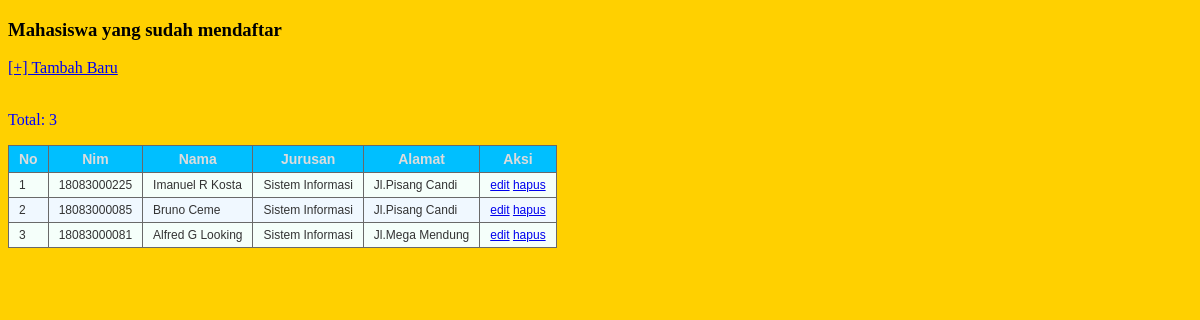
Page /list.php on the committed database.
### tables this page shows
CREATE TABLE `mahasiswa` (
  `id` int(11) NOT NULL,
  `nim` varchar(20) NOT NULL,
  `nama` varchar(30) NOT NULL,
  `jurusan` varchar(20) NOT NULL,
  `alamat` varchar(20) NOT NULL
);

### list.php (the view, shortened to what this page needs)
<?php include("config.php"); ?>
<!DOCTYPE html>
<html>
<head>
<link rel="stylesheet" href="list.css" />
</head>
<body>
    <header>
        <h3>Mahasiswa yang sudah mendaftar</h3>
    </header>
    <nav>
        <a href="daftar.php">[+] Tambah Baru</a>
    </nav>
    <br>
    <table border="1">
    <thead>
        <tr style="text-align:center;font-weight:bold;background-color:grey">
            <th>No</th>
            <th>Nim</th>
            <th>Nama</th>
            <th>Jurusan</th>
            <th>Alamat</th>
            <th>Aksi</th>
        </tr>
    </thead>
    <tbody>
        <?php
        $sql = "SELECT * FROM mahasiswa";
        $query = mysqli_query($db, $sql);
        while($siswa = mysqli_fetch_array($query)){
            echo "<tr>";
            echo "<td>".$siswa['id']."</td>";
            echo "<td>".$siswa['nim']."</td>";
            echo "<td>".$siswa['nama']."</td>";
            echo "<td>".$siswa['jurusan']."</td>";
            echo "<td>".$siswa['alamat']."</td>";
            echo "<td>";
            echo "<a href='edit.php?id=".$siswa['id']."'>edit</a> ";
            echo "<a href='hapus.php?id=".$siswa['id']."'>hapus</a> ";
            echo "</td>";
            echo "</tr>";
        }
        ?>
    </tbody
    </table>
    <p>Total: <?php echo mysqli_num_rows($query) ?></p>
    </body>
<html>

### list.css (style rules this page uses)
body { background-color:rgb(255, 208, 0); }
p { color:blue; }
table { border-collapse:collapse; font:normal normal 12px Verdana,Arial,Sans-Serif; color:#333333; }
table th { background:#00BFFF; color:#DCDCDC; font-weight:bold; font-size:14px; }
table th, table td { vertical-align:top; padding:5px 10px; border:1px solid #696969; }
table tr { background:#F5FFFA; }
table tr:nth-child(even) { background:#F0F8FF; }

### rows in the picture
mahasiswa: id "1", nim "18083000225", nama "Imanuel R Kosta", jurusan "Sistem Informasi", alamat "Jl.Pisang Candi"
mahasiswa: id "2", nim "18083000085", nama "Bruno Ceme", jurusan "Sistem Informasi", alamat "Jl.Pisang Candi"
mahasiswa: id "3", nim "18083000081", nama "Alfred G Looking", jurusan "Sistem Informasi", alamat "Jl.Mega Mendung"

### other values in the picture
mysqli_num_rows($query) "3"
